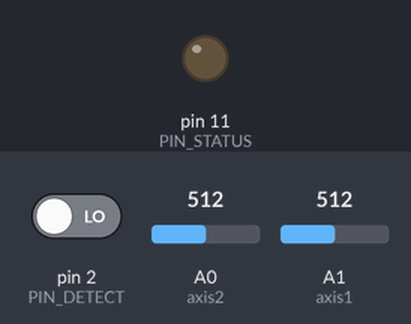
Recording of a sketch running on a simulated Arduino Uno, built with avr-gcc and run on an emulated ATmega328P. Parts: output pins drawn as LEDs (lit = HIGH). The test bench sets the inputs (shaded band); at power-on: A0 (axis2) = 512, pin 2 (PIN_DETECT) LOW, A1 (axis1) = 512. What the sketch prints to the serial monitor is not drawn.

Above: at 1.2 s.
1.3 s: A0 (axis2) set to 108
4.3 s: A0 (axis2) set to 93
At 4.8 s:
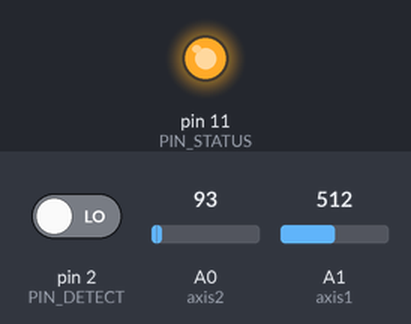
7.3 s: A0 (axis2) set to 110
At 8.3 s:
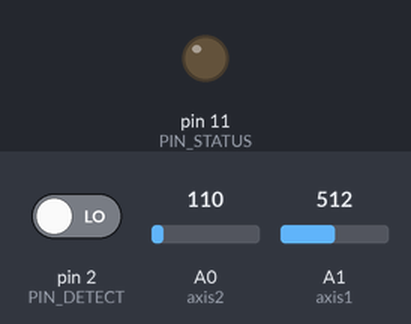
8.8 s: A0 (axis2) set to 0
At 9.4 s:
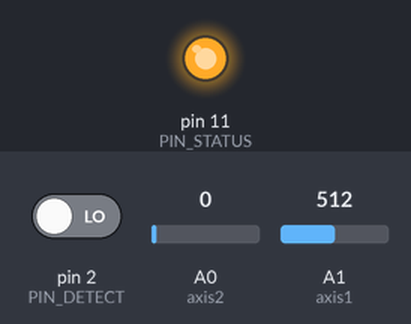
Timing chart, 0 to 11.8 s (numbered marks = the images above; inputs shaded):
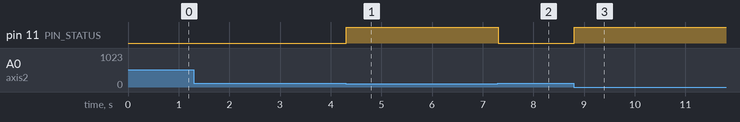

The sketch:

joystickUpdate.ino
```cpp
#include <TimeLib.h>
#include <IRremote.h>

#define PIN_IR 3
#define PIN_DETECT 2
#define PIN_STATUS 11

const int axis1 = A1;
const int axis2 = A0;
int a1Baseline;
int a2Baseline;
int count = 0;
int isBroken = 0;
int IR_STATUS;
boolean isConnected = false;
String inputString = "";         // a string to hold incoming data
boolean stringComplete = false;  // whether the string is complete
char receivedChar;

boolean inGoal = false;
boolean reaching = false;
boolean zero = false;
const int LED_rthreshold = 50;
const int LED_gthreshold = 300;
const int LED_LRthreshold = 100;
IRsend irsend;

void setup() {
  // open a serial connection to display values
  Serial.begin(38400);
  pinMode(PIN_DETECT, INPUT);
  pinMode(PIN_STATUS, OUTPUT);
  irsend.enableIROut(38);
  irsend.mark(0);

  setTime(12,11,11,26,06,2017);
}

void loop() {

// set baseline and normalise joystick output
  while (count<8) {
    a1Baseline = (a1Baseline + analogRead(axis1));
    a2Baseline = (a2Baseline + analogRead(axis2));
    count++;
  }
a1Baseline=a1Baseline>>3; //bit shift 3 = divide by 8
a2Baseline=a2Baseline>>3; //bit shift 3 = divide by 8

  if (stringComplete == true) {
    if (inputString.startsWith("TIME")) {
      setTime(inputString.substring(14,15).toInt(),inputString.substring(16,17).toInt(),inputString.substring(18,19).toInt(),inputString.substring(12,13).toInt(),inputString.substring(10,11).toInt(),inputString.substring(6,9).toInt());
      inputString = "";
    }
  }


  // read the value on AnalogIn pin 1
  // and store it in a variable
  float axis1Val = analogRead(axis1);
  float axis2Val = analogRead(axis2);


  float a1 = (axis1Val - a1Baseline);//*3.3;
  float a2 = (axis2Val - a2Baseline);//*3.3;

//        digitalClockDisplay();
        Serial.print(millis());
        Serial.print(',');
  Serial.print(a1);
  Serial.print(',');
  Serial.println(a2);

  if (a1 > LED_rthreshold) {
    if (!reaching) {
//        digitalClockDisplay();
        Serial.print(millis());
        Serial.print(',');
        Serial.println("REACH");
        reaching = true;
    }
  }else {
    reaching = false;
  }
  if (a1 < 10  && a1 > -10  && a2 < 10  && a2 > -10) {
    if (!zero) {
//        digitalClockDisplay();
        Serial.print(millis());
        Serial.print(',');
        Serial.println("ZERO");
        zero = true;
    }
  }else {
    zero = false;
  }
  if (a1 > LED_gthreshold && a2 < LED_LRthreshold && a2 > -LED_LRthreshold) {
    digitalWrite(PIN_STATUS, HIGH);
    if (!inGoal) {
//        digitalClockDisplay();
        Serial.print(millis());
        Serial.print(',');
        Serial.println("GOAL");
        inGoal = true;
    }
  }else{
    digitalWrite(PIN_STATUS, LOW);
    inGoal = false;
  }

  IR_STATUS = digitalRead(PIN_DETECT);
  if (IR_STATUS != isBroken){
    isBroken = IR_STATUS;
//        digitalClockDisplay();
        Serial.print(millis());
        Serial.print(',');
    Serial.print(isBroken);
    Serial.println("BEAMBREAK");
  }

//    digitalWrite(PIN_STATUS, !IR_STATUS);

//    delay(1/1000);
}

void digitalClockDisplay(){
  // digital clock display of the time
  Serial.print(year());
  twoDigit(month());
  twoDigit(day());
  twoDigit(hour());
  twoDigit(minute());
  twoDigit(second());
  Serial.print(" ");
}

void twoDigit(int t) {
  if (t < 10) {
    Serial.print('0');
  }
  Serial.print(t);
}
//
//void serialEvent() {
//  while (Serial.available()) {
//    // get the new byte:
//    char inChar = (char)Serial.read();
//    // add it to the inputString:
//    inputString += inChar;
//    if (inChar == 'X'){
//      stringComplete = true;
//    }
//  }
//}
```

Measured:
- the behaviour switches between 100 and 99 on A0 (axis2) (found by bisection; images 0 and 1)
- after the input at 4.3 s, pin 11 (PIN_STATUS): LOW → HIGH at once
- after the input at 7.3 s, pin 11 (PIN_STATUS): HIGH → LOW at once
- after the input at 8.8 s, pin 11 (PIN_STATUS): LOW → HIGH at once
